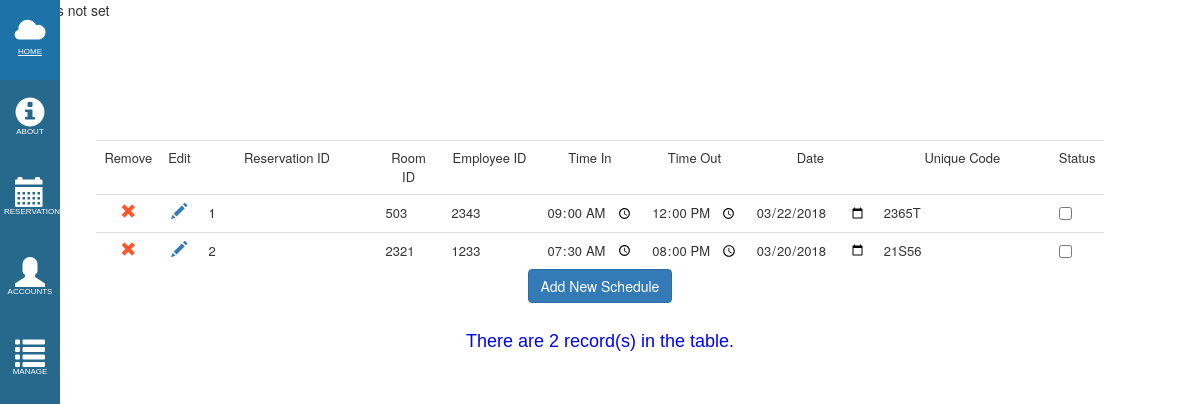
Before: /schedtable.php with the older database file.
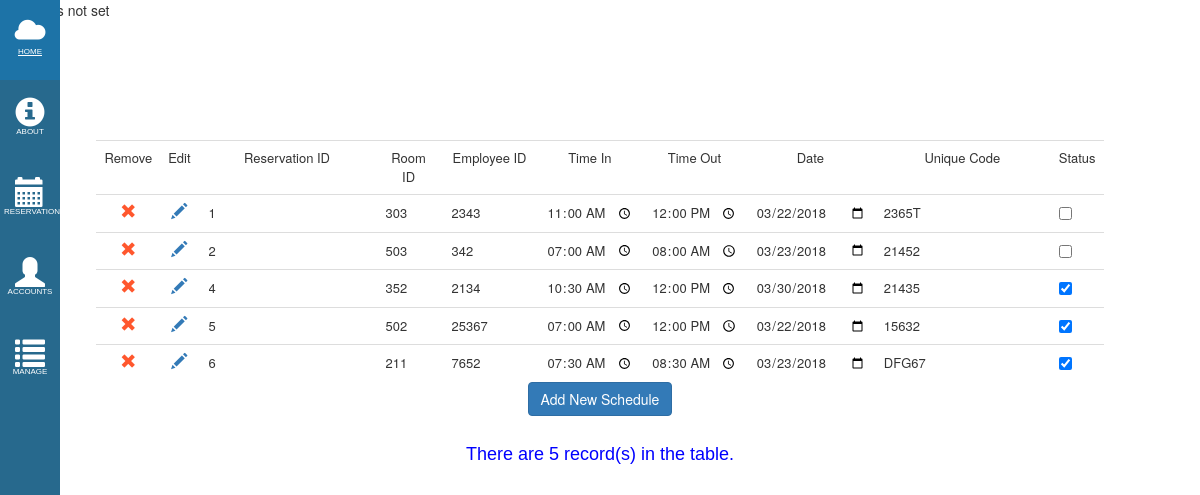
After: the same page with the newer database file.
### tables this page shows
CREATE TABLE `tbl_sched` (
  `id` int(11) NOT NULL,
  `room_id` varchar(5) NOT NULL,
  `emp_id` varchar(5) NOT NULL,
  `time_in` time NOT NULL,
  `time_out` time NOT NULL,
  `date` date NOT NULL,
  `u_code` varchar(5) NOT NULL,
  `Status` tinyint(1) NOT NULL
);

### schedtable.php (the view, shortened to what this page needs)
<html>
<head>
    <link rel="stylesheet" href="https://maxcdn.bootstrapcdn.com/bootstrap/3.3.7/css/bootstrap.min.css">
    <link rel="stylesheet" href="bootstrap.css" type="text/css">
    <link rel="stylesheet" href="bren/side_bar.css" type="text/css">
</head>
<body>
<?php
if (isset($_SESSION["count"])){
    echo "Count: ".$_SESSION["count"];
    echo "Selected ".$_SESSION["selected"];
}else{
    echo "Session is not set";
}
?>
<div class="sidebar">
    <ul>
        <li><a href="homepage.php"><span class="glyphicon glyphicon-cloud"></span><span class="menu_label">home</span></a></li>
        <li><a href="#"><span class="glyphicon glyphicon-info-sign"></span><span class="menu_label">about</span></a></li>
        <li><a href="#"><span class="glyphicon glyphicon-calendar"></span><span class="menu_label">reservations</span></a></li>
        <li><a href="employees.php"><span class="glyphicon glyphicon-user"></span><span class="menu_label">accounts</span></a></li>
        <li><a href="schedtable.php"><span class="glyphicon glyphicon-list"></span><span class="menu_label">manage</span></a></li>
    </ul>
</div>
<div class="container">
        <table class="table">
            <tr class="headers">
                <td>Remove</td>
                <td>Edit</td>
                <td>Reservation ID</td>
                <td>Room ID</td>
                <td>Employee ID</td>
                <td>Time In</td>
                <td>Time Out</td>
                <td>Date</td>
                <td>Unique Code</td>
                <td>Status</td>
            </tr>
            <?php
            include 'connect.php';
            $sql ="select * from tbl_sched order by id";
            $res = mysqli_query($con, $sql);
            while($row= mysqli_fetch_array($res))
            {
            ?>
            <form <?php echo ($_SESSION["count"]==2) ? 'method=\'post\' action=\'cell_edit.php\'' : '' ?>>
            <tr>
                <td align="center"><a onclick="return Del()" href="delsched.php?SID=<?php echo $row['id']; ?>"><span class="glyphicon glyphicon-remove"></span></a></td>
                <td align="center"><a href="cell_edit.php?SID=<?php echo $row['id']; ?>"><<?php echo ($_SESSION["count"]==2 && $_SESSION["selected"]==$row['id']) ? 'button name=\'save_button\' type=submit class="btn btn-link save"' : 'span' ?> class=<?php echo ($_SESSION["count"]==2 && $_SESSION["selected"]==$row['id']) ? "'glyphicon glyphicon-floppy-disk'" : "'glyphicon glyphicon-pencil'"?>><?php
                        echo ($_SESSION["count"]==2 && $_SESSION["selected"]==$row['id']) ? '<span class="glyphicon glyphicon-floppy-disk"></span></button>' : '</span>';
                        ?></a></td>
                    <td><input class="<?php echo 'cell'.$row['id']?> table_cell" name="reserv_id" id="reserv_id" value=<?php echo $row['id']; ?> readonly></td>
                <td><input class="<?php echo 'cell'.$row['id']?> table_cell" name="room_id" id="room_id" value=<?php echo $row['room_id']; ?> <?php echo ($_SESSION["count"]==2 && $row['id']!=$_SESSION["selected"]) ? "readonly" : ""?>> </td>
                <td><input class="table_cell <?php echo 'cell'.$row['id']?>" name="emp_id" id="emp_id" value=<?php echo $row['emp_id']; ?>  <?php echo ($_SESSION["count"]==2 && $row['id']!=$_SESSION["selected"]) ? "readonly" : ""?>></td>
                <td><input type="time" class="table_cell <?php echo 'cell'.$row['id']?>" name="time_in" value="<?php echo $row['time_in']; ?>"  <?php echo ($_SESSION["count"]==2 && $row['id']!=$_SESSION["selected"]) ? "readonly" : ""?>></td>
                <td><input type="time" class="table_cell <?php echo 'cell'.$row['id']?>" name="time_out" value=<?php echo $row['time_out']; ?>  <?php echo ($_SESSION["count"]==2 && $row['id']!=$_SESSION["selected"]) ? "readonly" : ""?>></td>
                <td><input type="date" class="table_cell <?php echo 'cell'.$row['id']?>" name="date" value=<?php echo $row['date']; ?>  <?php echo ($_SESSION["count"]==2 && $row['id']!=$_SESSION["selected"]) ? "readonly" : ""?>></td>
                <td><input type="text" class="table_cell <?php echo 'cell'.$row['id']?>" name="unique" id="unique" value=<?php echo $row['u_code']; ?>  <?php echo ($_SESSION["count"]==2 && $row['id']!=$_SESSION["selected"]) ? "readonly" : ""?>></td>
                <td><input type="checkbox" class="table_cell <?php echo 'cell'.$row['id']?>" name="status" <?php echo ($row['Status'] == TRUE) ? "checked" : "";?>  <?php echo ($_SESSION["count"]==2 && $row['id']!=$_SESSION["selected"]) ? "disabled = \"disabled\"" : ""?>></td>
            </tr>
            </form>
            <?php
            }
            ?>
        </table>
        <button href="addsched.php" class="btn btn-primary">Add New Schedule</button><br>
        <font size="4" face="arial"  color="blue">
            <?php
            include 'connect.php';
            $result = mysqli_query($con,"select * from tbl_sched");
            $rows = mysqli_num_rows($result);
            echo "<br>";
            echo "There are " . $rows . " record(s) in the table. ";
            ?>
        </font>
</div>
</body>
</html>

### bren/side_bar.css (style rules this page uses)
ul { list-style-type: none; margin: 0; padding: 0; z-index: 1; top: 0; left: 0; overflow-x: hidden; width: 5%; background: #27698d; height: 100%; position: fixed; overflow: auto; }
li a { display: block; color: #FFF; padding: 16px 4px; text-decoration: none; font-family: sans-serif; width: 100%; height:10%; text-align: center; }
body,html { margin: 0; margin-top: 0; padding: 0; }
.menu_label { font-size: 8px; display: block; text-transform: uppercase; }
.glyphicon { font-size: 30px; }

Changed rows visible on the page:
changed tbl_sched id 1: room_id "503" → "303"; time_in "09:00:00" → "11:00:00"
changed tbl_sched id 2: room_id "2321" → "503"; emp_id "1233" → "342"; time_in "07:30:00" → "07:00:00"; time_out "20:00:00" → "08:00:00"; date "03/20/2018" → "03/23/2018"; unique "21S56" → "21452"
added tbl_sched: reserv_id "4", room_id "352", emp_id "2134", time_in "10:30:00", time_out "12:00:00", date "03/30/2018", unique "21435", Status "☑"
added tbl_sched: reserv_id "5", room_id "502", emp_id "25367", time_in "07:00:00", time_out "12:00:00", date "03/22/2018", unique "15632", Status "☑"
added tbl_sched: reserv_id "6", room_id "211", emp_id "7652", time_in "07:30:00", time_out "08:30:00", date "03/23/2018", unique "DFG67", Status "☑"
Other visible differences:
$rows: "2" → "5"
